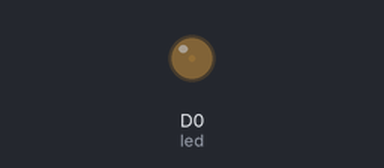
Bench run of a sketch on a simulated ESP8266 (NodeMCU). Parts: output pins drawn as LEDs (lit = HIGH).

Above: at 0.05 s.
At 2.3 s:
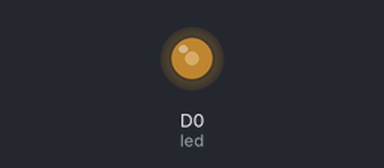
At 4.6 s:
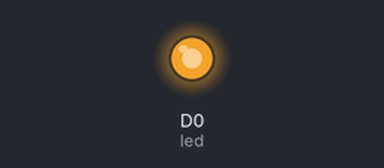
At 9.2 s:
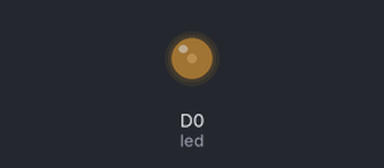
Timing chart, 0 to 14.0 s (numbered marks = the images above):
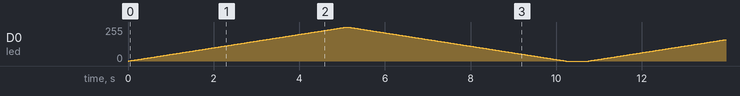

The sketch:

FadingLEDExample.ino
```cpp
// name the pins
int led = D0;

// This routine runs only once upon reset
void setup()
{
   // Set up Pin for output
   pinMode(led, OUTPUT);
}


// This routine loops forever
void loop()
{
  // loop from 0 to 255
  for( int i = 0 ; i < 256; i++)
  {
    // Use analogWrite to set the brightness
    // of the LED
    // This works in a range from 0-255
    analogWrite( led, i );
    delay( 20 ); // wait 20ms
  }

  // loop from 255 to .
  for( int i = 255 ; i >= 0; i--)
  {
    // Use analogWrite to set the brightness
    analogWrite( led, i );
    delay( 20 ); // wait 20ms
  }

  // wait 0.5s
  delay( 500 );

}
```
